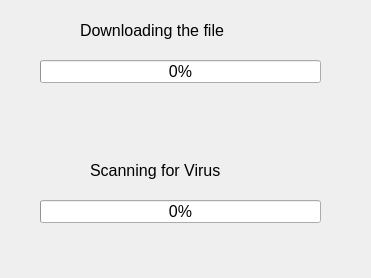
<?xml version="1.0" encoding="UTF-8"?>
<ui version="4.0">
 <class>Dialog</class>
 <widget class="QDialog" name="Dialog">
  <property name="geometry">
   <rect>
    <x>0</x>
    <y>0</y>
    <width>371</width>
    <height>278</height>
   </rect>
  </property>
  <property name="windowTitle">
   <string>Dialog</string>
  </property>
  <widget class="QProgressBar" name="progressBarFileDownload">
   <property name="geometry">
    <rect>
     <x>40</x>
     <y>60</y>
     <width>281</width>
     <height>23</height>
    </rect>
   </property>
   <property name="font">
    <font>
     <pointsize>12</pointsize>
    </font>
   </property>
   <property name="value">
    <number>0</number>
   </property>
  </widget>
  <widget class="QLabel" name="label">
   <property name="geometry">
    <rect>
     <x>80</x>
     <y>20</y>
     <width>181</width>
     <height>21</height>
    </rect>
   </property>
   <property name="font">
    <font>
     <pointsize>12</pointsize>
    </font>
   </property>
   <property name="text">
    <string>Downloading the file</string>
   </property>
  </widget>
  <widget class="QProgressBar" name="progressBarVirusScan">
   <property name="geometry">
    <rect>
     <x>40</x>
     <y>200</y>
     <width>281</width>
     <height>23</height>
    </rect>
   </property>
   <property name="font">
    <font>
     <pointsize>12</pointsize>
    </font>
   </property>
   <property name="value">
    <number>0</number>
   </property>
  </widget>
  <widget class="QLabel" name="label_2">
   <property name="geometry">
    <rect>
     <x>90</x>
     <y>160</y>
     <width>171</width>
     <height>20</height>
    </rect>
   </property>
   <property name="font">
    <font>
     <pointsize>12</pointsize>
    </font>
   </property>
   <property name="text">
    <string>Scanning for Virus</string>
   </property>
  </widget>
 </widget>
 <resources/>
 <connections/>
</ui>
